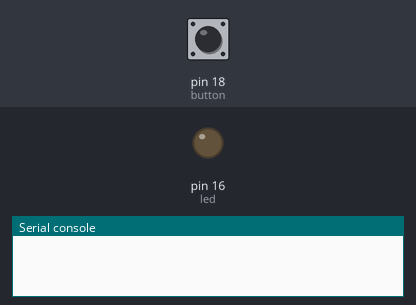
The program below on a simulated MicroPython board. On the bench: output pins drawn as LEDs (lit = HIGH), the last lines printed to the serial console. Inputs (shaded band) come from the test bench; at power-on: pin 18 (button) LOW.

Above: at 1.2 s.
1.3 s: pin 18 (button) pulled HIGH for 0.15 s
At 3.9 s:
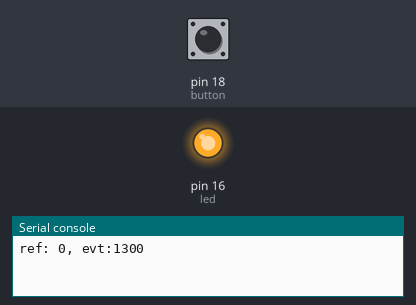
Timing chart, 0 to 10.0 s (numbered marks = the images above; inputs shaded):
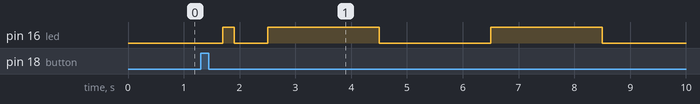

The program:

main.py
```python
from machine import Pin, Timer
import utime

reference_ticks = 0
event_ticks = 0
DELTA_T = 200

led = Pin(16, Pin.OUT)
led.value(0)

timer = Timer(-1)
periods = [2000, 200, 100, 50]
STATES = len(periods)+1

def update_animation(led, state):
    HALF_T = 200
    utime.sleep_ms(2*HALF_T)
    for i in range(state):
        led.toggle()
        utime.sleep_ms(HALF_T)
        led.toggle()
        utime.sleep_ms(HALF_T)
    utime.sleep_ms(2*HALF_T)

button_state = 0
def button_handler(pin):
    button.irq(handler=None)
    global button_state
    global reference_ticks
    global event_ticks
    global timer
    event_ticks = utime.ticks_ms()
    print(f"ref: {reference_ticks}, evt:{event_ticks}")
    if event_ticks - reference_ticks > DELTA_T:
        timer.deinit()
        led.value(0)
        reference_ticks = event_ticks
        event_ticks = utime.ticks_ms()
        button_state = (button_state + 1) % STATES
        if button_state is not 0:
            update_animation(led, button_state)
            timer.init(period=periods[button_state-1],mode=Timer.PERIODIC,callback=lambda t:led.toggle())
            led.value(1)
    button.irq(trigger=Pin.IRQ_RISING, handler=button_handler)

button = Pin(18, Pin.IN, Pin.PULL_DOWN)
button.irq(trigger=Pin.IRQ_RISING, handler=button_handler)

while True:
    utime.sleep_us(100)
```

Measured:
- after the input at 1.3 s, pin 16 (led): goes HIGH 0.20 s, LOW 0.60 s, HIGH 2.0 s, LOW 2.0 s, HIGH 2.0 s, then LOW, starting after 0.40 s
